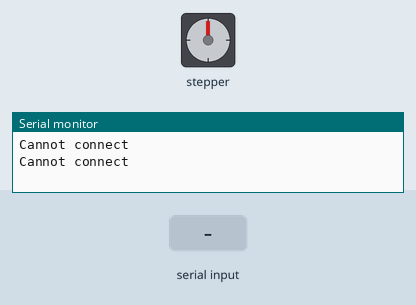
Simulated run of this sketch. Board: Arduino Uno, built with avr-gcc and run on an emulated ATmega328P. Parts: stepper motor, the last lines printed to the serial monitor. The test bench sets the inputs (shaded band). Stepper angles assume 2048 steps per turn.

Above: at 2.8 s.
2.9 s: "90,45,200\n" received over the second serial link
At 4.2 s:
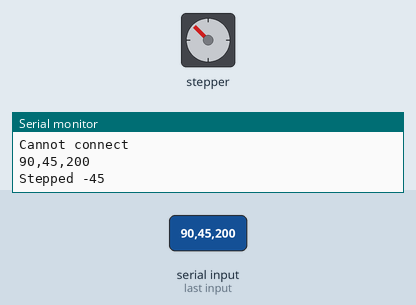
5.0 s: "90,45\n" received over the second serial link
At 6.8 s:
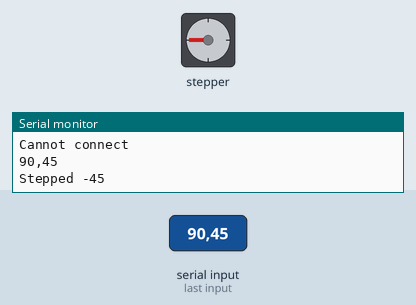
7.6 s: "30,150,10\n" received over the second serial link
At 8.32 s:
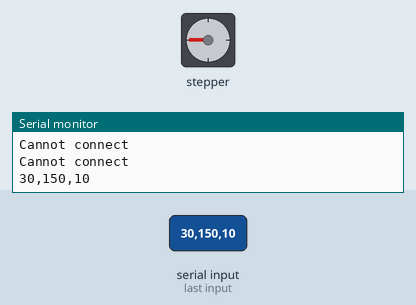
10.8 s: "30,150\n" received over the second serial link
At 13.9 s:
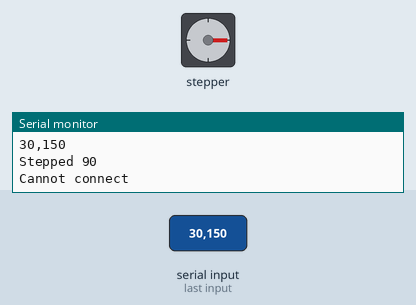
16.0 s: "30,150,10\n" received over the second serial link
At 19.0 s:
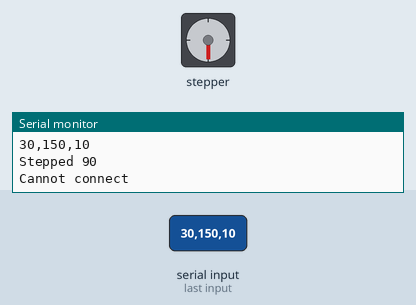
Timing chart, 0 to 20.1 s (numbered marks = the images above; inputs shaded):
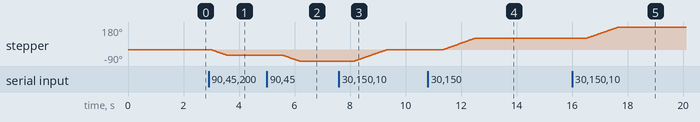

The sketch:

slave.ino
```cpp
// SLAVE
// AT+ROLE=0
// AT+CMODE=1
// AT+UART=9600,0,0
#include <SoftwareSerial.h>
#include <Stepper.h>
const int STEPS = 2048;

// Cắm dây như hình: In1 = 8 = xanh lá , In2 = 9 = xanh biển, In3 = 10 = tím, In4 = 11 =xám
Stepper myStepper = Stepper(STEPS, 8, 10, 9, 11);

// DT5 = TX = nâu, DT6 = RX = đen, VCC = cam, GND = Đỏ
SoftwareSerial BTSerial(5, 6);

int degreeToSteps(int degree, int STEPS = 2048){
  if (degree == 0) return 0;
  return STEPS / (360/degree);
}

void setup() {
  // put your setup code here, to run once:
  myStepper.setSpeed(13);
  Serial.begin(9600);
  BTSerial.begin(9600);
}

void loop() {
  // put your main code here, to run repeatedly:
  while (BTSerial.available()) {
    String c = BTSerial.readStringUntil('\n');
    Serial.println(c);
    int value = c.toInt();
    int commaIndex = c.indexOf(',');
    if (commaIndex != -1) {
      String tempCStr = c.substring(0, commaIndex);
      String tempFStr = c.substring(commaIndex + 1);

      float tempC = tempCStr.toFloat();
      float tempF = tempFStr.toFloat();

        // Bây giờ bạn có thể sử dụng tempC và tempF trong logic của mình
      int degreetrue = degreeToSteps(90);
      int degreefalse = degreeToSteps(45);

      if (tempC > 25 && tempF > 75 ) {
        myStepper.step(degreetrue);
        Serial.print("Stepped 90\n");
      }
      else {
        myStepper.step(-degreefalse);
        Serial.print("Stepped -45\n");
      }
    }
  }
  delay(1000);
  Serial.println("Cannot connect");
}
```

Measured:
- after the input at 2.9 s, stepper: turns 45° counter-clockwise in 0.58 s, starting after 0.10 s
- after the input at 5.0 s, stepper: turns 45° counter-clockwise in 0.58 s, starting after 0.58 s
- after the input at 7.6 s, stepper: turns 90° clockwise in 1.2 s, starting after 0.57 s
- after the input at 10.8 s, stepper: turns 90° clockwise in 1.2 s, starting after 0.53 s
- after the input at 16.0 s, stepper: turns 90° clockwise in 1.2 s, starting after 0.50 s
